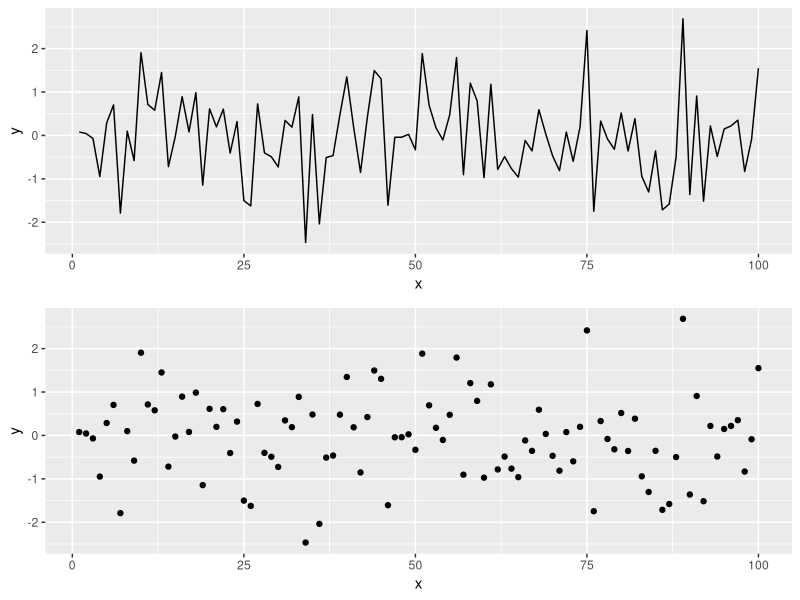

Write the R code that produced this figure.
## ---- chunk 1
knitr::opts_chunk$set(echo = TRUE, fig.width = 8, fig.height = 8, fig.alig = "center") 
## ---- chunk 2
library(tidyverse)
library(gridExtra)
## ---- chunk 3
# Simulating data according to a normal distribution
x <- seq(1:100)
y <- rnorm(100) # Generating data form a normal distribution with mean 0 and variance 1
data <- data.frame(x = x, y = y ) # Creating a data frame
p1 = ggplot(data, aes(x= x, y = y)) +
geom_line()
p2 = ggplot(data, aes(x= x, y = y)) +
geom_point()
grid.arrange(p1, p2)
